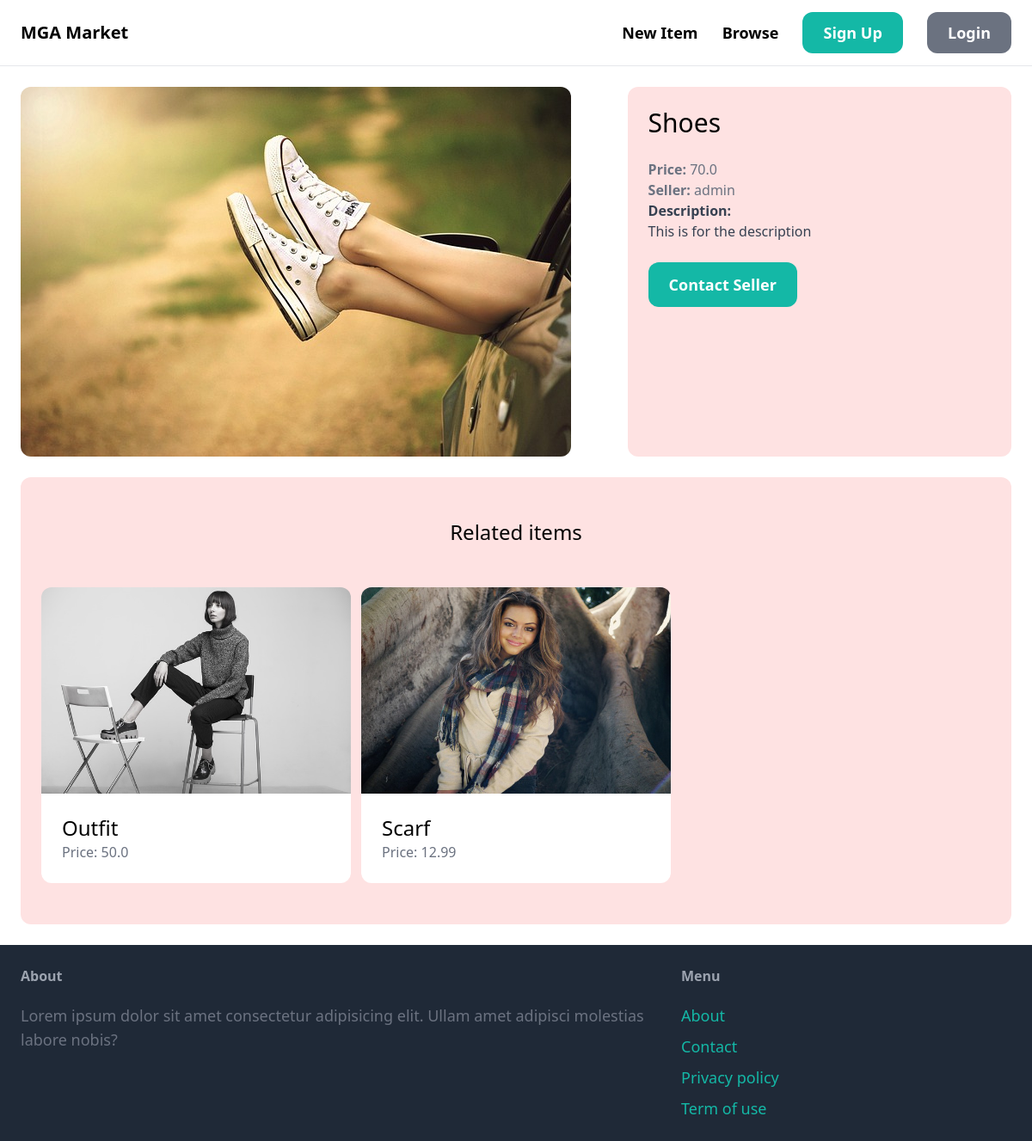
Screenshot of /items/2/ with the database file from the repository.
### item/models.py (models this page shows, shortened)
class Item(models.Model):
    category = models.ForeignKey(Category, related_name='items', on_delete=models.CASCADE)
    name = models.CharField(max_length=255)
    description = models.TextField(blank=True, null=True)
    price = models.FloatField()
    image = models.ImageField(upload_to='items_images', blank=False, null=True)
    is_sold = models.BooleanField(default=False)
    created_by = models.ForeignKey(User, related_name='items', on_delete=models.CASCADE)
    created_at = models.DateTimeField(auto_now_add=True)

### item/views.py (the view)
# urls.py: path('<int:pk>/', views.detail, name='detail'),
def detail(request, pk):
    item = get_object_or_404(Item, pk=pk)
    related_items = Item.objects.filter(category=item.category, is_sold=False).exclude(
        pk=pk
    )[0:3]
    return render(
        request, "item/detail.html", {"item": item, "related_items": related_items}
    )

### item/templates/item/detail.html (shortened to what this page needs)
{% extends 'core/base.html' %}
{% block content %}
    <div class="grid grid-cols-5 gap-6">
        <div class="col-span-3">
            <img src="{{ item.image.url }}" class="rounded-xl" />
        </div>
        <div class="col-span-2 p-6 bg-red-100 rounded-xl">
            <h1 class="mb-6 text-3xl">{{ item.name }}</h1>
            <p class="text-gray-500"><strong>Price: </strong>{{ item.price }}</p>
            <p class="text-gray-500"><strong>Seller: </strong>{{ item.created_by }}</p>
            {% if item.description %}
                <p class="text-gray-700"><strong class="text-gray-700">Description:</strong><br>
                    {{ item.description }}
                </p>
            {% endif %}
            {% if request.user == item.created_by %}
                <div class="mt-6 p-6 bg-white rounded-xl">
                    <p> This is your item!</p>
                    <a href="{% url 'item:edit' item.id %}" class="inline-block mt-6 px-6 py-3 text-lg font-semibold bg-teal-500 text-white rounded-xl">Edit</a>
                    <a href="{% url 'item:delete' item.id %}" class="inline-block mt-6 px-6 py-3 text-lg font-semibold bg-red-500 text-white rounded-xl">Delete</a>
                </div>
            {% else %}
                <a href="{% url 'conversation:new' item.id %}" class="inline-block mt-6 px-6 py-3 text-lg font-semibold bg-teal-500 text-white rounded-xl hover:bg-teal-700">
                    Contact Seller
                </a>
            {% endif %}
        </div>
    </div>
{% if related_items %}
    <div class="mt-6 px-6 py-12 bg-red-100 rounded-xl">
        <h2 class="mb-12 text-2xl text-center">Related items</h2>
        <div class="grid grid-cols-3 gap-3">
            {% for item in related_items %}
                <div>
                    <a href="{% url 'item:detail' item.id %}">
                        <div>
                            <img src="{{ item.image.url }}" class="rounded-t-xl" />
                        </div>
                        <div class="p-6 bg-white rounded-b-xl">
                            <h2 class="text-2xl">{{ item.name }}</h2>
                            <p class="text-gray-500">Price: {{ item.price }}</p>
                        </div>
                    </a>
                </div>
            {% endfor %}
        </div>
    </div>
{% endif %}
{% endblock %}

### rows the page displays
Item: image (picture), name "Shoes", price "70.0", created_by "admin", description "This is for the description"
Item: image (picture), name "Outfit", price "50.0"
Item: image (picture), name "Scarf", price "12.99"
